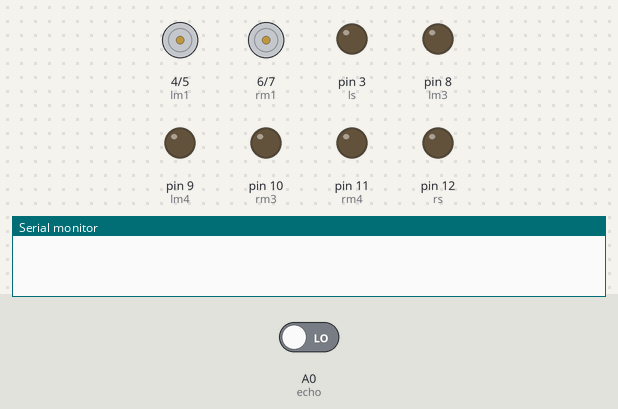
A sketch run on a simulated Arduino Uno, built with avr-gcc and run on an emulated ATmega328P. Parts: motor-driver pin pairs drawn as motors (green arrow = first pin HIGH = forward, orange = second pin HIGH = backward, longer = more drive), output pins drawn as LEDs (lit = HIGH), the last lines printed to the serial monitor. The inputs (shaded band) are chosen by the test bench; at power-on: A0 (echo) LOW. Pins used as bus, display or sensor lines are not drawn.

Above: at 0.7 s.
At 2.0 s:
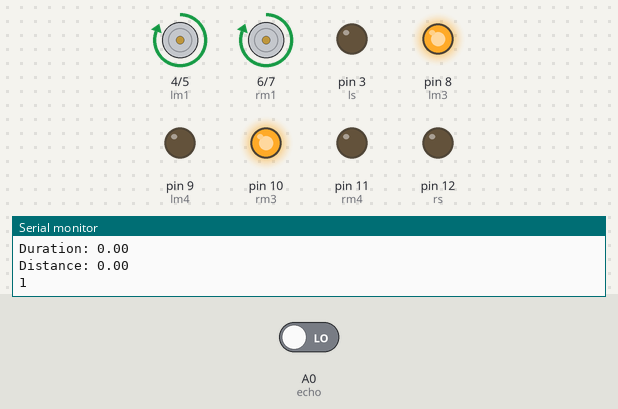
Timing chart, 0 to 3.5 s (numbered marks = the images above):
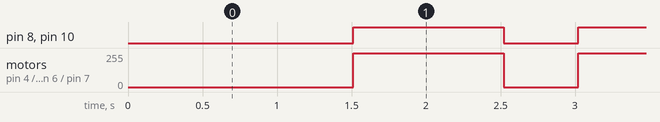

Measured:
- by itself, pin 8 (lm3), pin 10 (rm3): alternates HIGH for 1.0 s and LOW for 0.50 s
- by itself, motor on pin 4 (lm1) / pin 5 (lm2), motor on pin 6 (rm1) / pin 7 (rm2): alternates forward 255/255 for 1.0 s and stopped for 0.50 s

The sketch:

P_1105_infrared_motor.ino
```cpp
#include <SoftwareSerial.h>

int ls = 3;
int rs = 12;

int lm1 = 4;
int lm2 = 5;
int lm3 = 8;
int lm4 = 9;
int rm1 = 6;
int rm2 = 7;
int rm3 = 10;
int rm4 = 11;

int trig = 13;
int echo = A0;
//int piezo = 13;
int freq = 1000;

void setup() {
  for(int i = 3; i<=13; i++){
    pinMode(i, OUTPUT);
  }
  Serial.begin(9600);
}

void loop() {
  float duration, distance;
  digitalWrite(trig,HIGH);
  delay(10);
  digitalWrite(trig,LOW);

  duration=pulseIn(echo, HIGH);
  distance=((float)(340*duration)/10000)/2;

  if(distance<=30){
    motor_control(0,0,0,0);
    motor_control2(0,0,0,0);
  }

   Serial.print("Duration: ");
  Serial.println(duration);
  Serial.print("Distance: ");
  Serial.println(distance);
  delay(500);
  if((digitalRead(ls)==HIGH)&&(digitalRead(rs)==HIGH)){
    motor_control(1,0,1,0);
    motor_control2(1,0,1,0);
    Serial.println("2");
  }
  if((digitalRead(ls)==LOW)&&(digitalRead(rs)==HIGH)){
    motor_control(0,1,1,0);
    motor_control2(0,1,1,0);
    Serial.println("3");
  }
  if((digitalRead(ls)==HIGH)&&(digitalRead(rs)==LOW)){
    motor_control(1,0,0,1);
    motor_control2(1,0,0,1);
    Serial.println("4");
  }
  if((digitalRead(ls)==LOW)&&(digitalRead(rs)==LOW)){
    motor_control(1,0,1,0);
    motor_control2(1,0,1,0);
    Serial.println("1");
  }
}
void motor_control(int j1, int j2, int j3, int j4){
  digitalWrite(lm1, j1);
  digitalWrite(lm2, j2);
  digitalWrite(rm1, j3);
  digitalWrite(rm2, j4);
}
void motor_control2(int k1, int k2, int k3, int k4){
  digitalWrite(lm3, k1);
  digitalWrite(lm4, k2);
  digitalWrite(rm3, k3);
  digitalWrite(rm4, k4);
}
```
